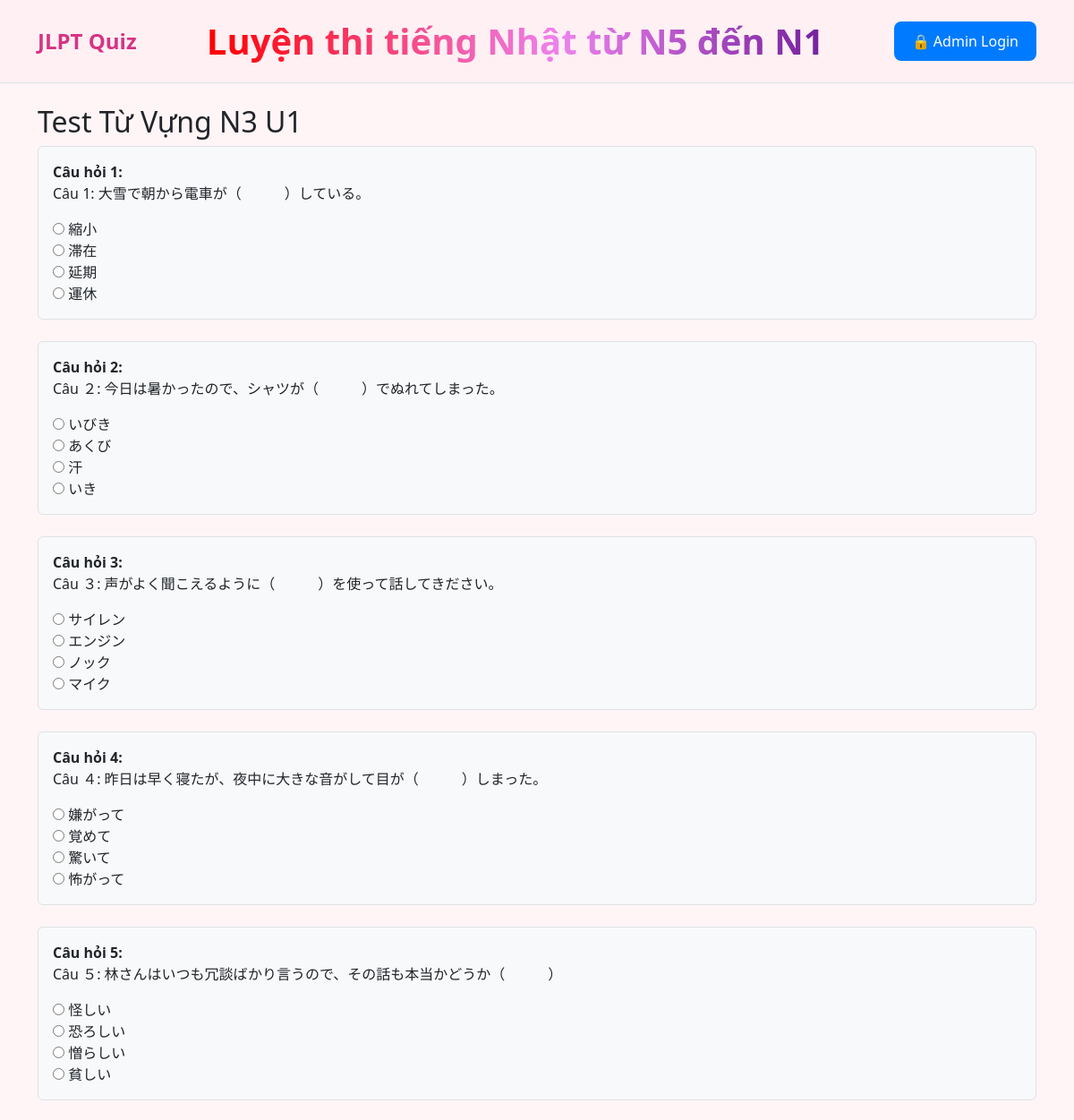
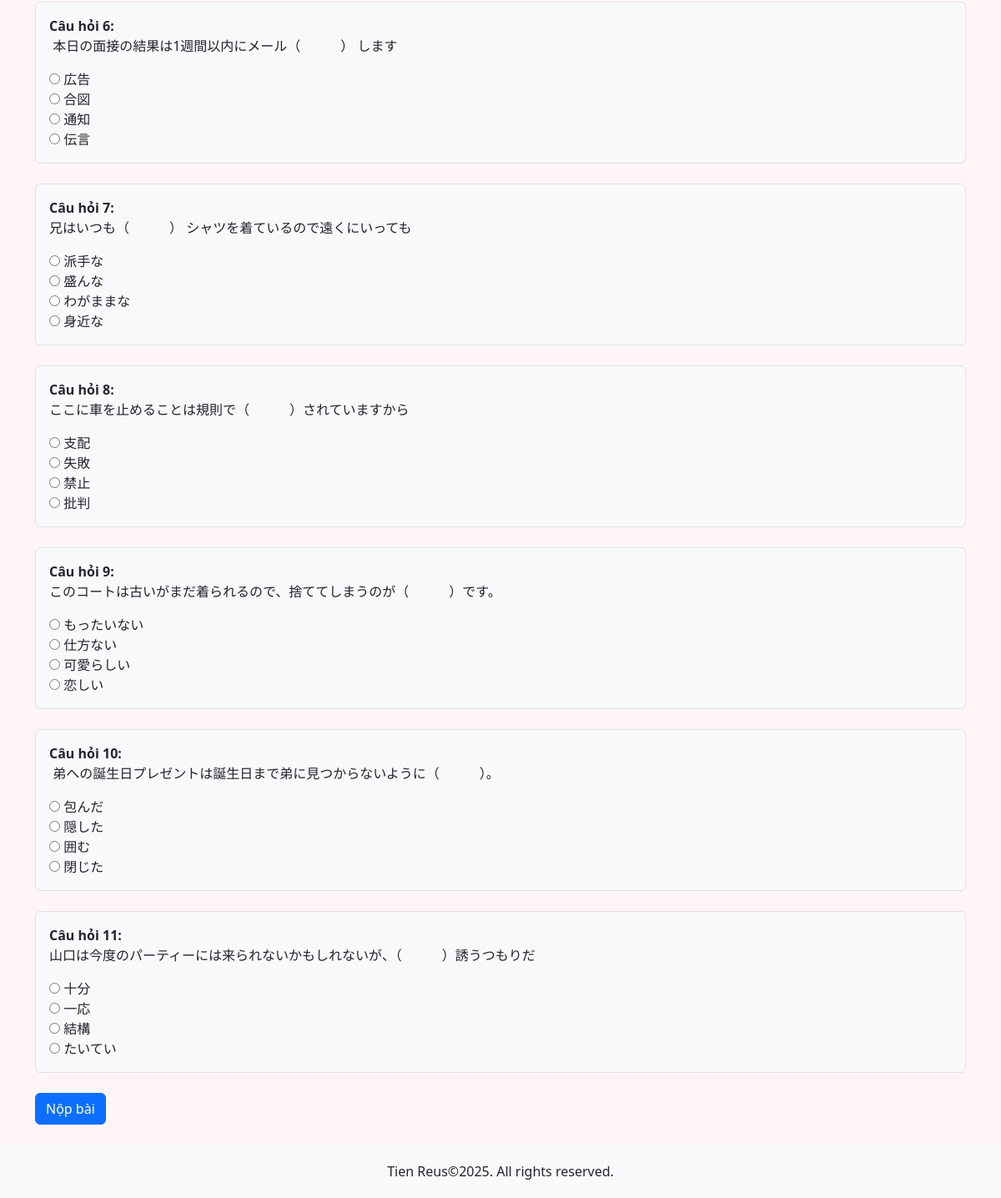
The page /test/4/ on the database its author committed (2 pictures, top to bottom).
### quiz/models.py (models this page shows, shortened)
class Test(models.Model):
    title = models.CharField(max_length=200)
    level = models.CharField(max_length=10, choices=[('N5', 'N5'), ('N4', 'N4'), ('N3', 'N3'), ('N2', 'N2'), ('N1', 'N1')])
    category = models.CharField(max_length=50, choices=[
        ('kanji', 'Kanji'),
        ('tu_vung', 'Từ vựng'),
        ('ngu_phap', 'Ngữ pháp'),
        ('doc_hieu', 'Đọc hiểu'),
        ('nghe_hieu', 'Nghe hiểu'),
    ])
    created_at = models.DateTimeField(auto_now_add=True)

class Question(models.Model):
    test = models.ForeignKey(Test, on_delete=models.CASCADE, related_name='questions')
    content = RichTextField()
    explanation = RichTextField(blank=True)

### quiz/views.py (the view)
# urls.py: path('test/<int:test_id>/', views.take_test, name='take_test'),
def take_test(request, test_id):
    test = get_object_or_404(Test, id=test_id)
    questions = test.questions.prefetch_related('options').all()
    result = []
    score = 0
    if request.method == 'POST':
        form = AnswerForm(request.POST, questions=questions)
        if form.is_valid():
            for question in questions:
                user_answer_id = int(form.cleaned_data.get(f"question_{question.id}"))
                correct_option = question.options.filter(is_correct=True).first()
                user_option = question.options.get(id=user_answer_id)
                is_correct = user_option.is_correct
                if is_correct:
                    score += 1
                result.append({
                    'question': question,
                    'user_option': user_option,
                    'correct_option': correct_option,
                    'is_correct': is_correct,
                })
            return render(request, 'test_result.html', {
                'test': test,
                'result': result,
                'score': score,
                'total': questions.count()
            })
    else:
        form = AnswerForm(questions=questions)
    return render(request, 'take_test.html', {
        'test': test,
        'questions': questions,
        'form': form,
    })

### quiz/forms.py
class AnswerForm(forms.Form):
    def __init__(self, *args, **kwargs):
        questions = kwargs.pop('questions')
        super().__init__(*args, **kwargs)
        for question in questions:
            choices = [(option.id, option.text) for option in question.options.all()]
            self.fields[f"question_{question.id}"] = forms.ChoiceField(
                label=question.content,
                choices=choices,
                widget=forms.RadioSelect,
                required=True
            )

### quiz/templates/take_test.html (shortened to what this page needs)
{% extends "base.html" %}
{% load static %}
{% block content %}
<h2>{{ test.title }}</h2>
<form method="post">
  {% for field in form %}
    <div class="mb-4 p-3 border rounded bg-light">
      <div class="mb-2">
        <strong>Câu hỏi {{ forloop.counter }}:</strong>
        {{ field.label|safe }}
      </div>
      <div>
        {{ field }}
      </div>
    </div>
  {% endfor %}
  <button type="submit" class="btn btn-primary">Nộp bài</button>
</form>
{% endblock %}

### quiz/templates/base.html (style rules this page uses)
html, body { height: 100%; margin: 0; background-color: #fff5f7; }
body { display: flex; flex-direction: column; }

### rows shown on the page
Test: title "Test Từ Vựng N3 U1"
Question: label "Câu 1: 大雪で朝から電車が（ ）している。"
Question: label "Câu ２: 今日は暑かったので、シャツが（ ）でぬれてしまった。"
Question: label "Câu ３: 声がよく聞こえるように（ ）を使って話してきださい。"
Question: label "Câu ４: 昨日は早く寝たが、夜中に大きな音がして目が（ ）しまった。"
Question: label "Câu ５: 林さんはいつも冗談ばかり言うので、その話も本当かどうか（ ）"
Question: label "本日の面接の結果は1週間以内にメール（ ） します"
Question: label "兄はいつも（ ） シャツを着ているので遠くにいっても"
Question: label "ここに車を止めることは規則で（ ）されていますから"
Question: label "このコートは古いがまだ着られるので、捨ててしまうのが（ ）です。"
Question: label "弟への誕生日プレゼントは誕生日まで弟に見つからないように（ ）。"
Question: label "山口は今度のパーティーには来られないかもしれないが、（ ）誘うつもりだ"
